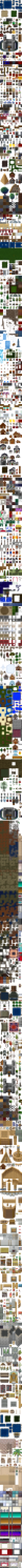
#> input picture assets-odyssey/tiles_part1.png, 224 x 16384 px (shown at 1/11 size)
$ python create_battle_background.py
#> lines starting #> are read from the running program, lines starting #| are printed output that depends on the picture
"""
Create a battle background by compositing Odyssey tiles
Generates a grassy field with decorative elements
"""

from PIL import Image
import random

# Tile configuration
TILE_SIZE = 32
TILES_PATH = "assets-odyssey/tiles_part1.png"
OUTPUT_PATH = "assets/battle_backgrounds/grassy_field.png"

# Background dimensions (matching battle window)
BG_WIDTH = 1280
BG_HEIGHT = 720
TILES_WIDE = BG_WIDTH // TILE_SIZE  # 40 tiles
TILES_HIGH = BG_HEIGHT // TILE_SIZE  # 22 tiles

# Tile coordinates (row, col) from the tileset
# Found via color analysis: Row 81 = green grass tiles
# Tileset is 7 columns wide (cols 0-6)
GRASS_TILES = [
    (81, 0),   # Green grass from row 81 - only these are solid green
    (81, 1),
    (81, 2),
    (81, 3),
]

DECORATION_TILES = [
    (55, 3),   # Small plants/decorations
    (55, 4),
    (55, 5),
    (61, 1),
]

def get_tile(tileset_img, row, col):
    """Extract a single tile from the tileset"""
    x = col * TILE_SIZE
    y = row * TILE_SIZE
    return tileset_img.crop((x, y, x + TILE_SIZE, y + TILE_SIZE))

def create_battle_background():
    """Create a grassy field battle background"""
    print("Loading tileset...")
    tileset = Image.open(TILES_PATH)
#> tileset is the input picture: PIL image 224x16384 RGBA; mean R, G, B, A 67.9, 61.7, 53.5, 163.4

    print(f"Creating {BG_WIDTH}x{BG_HEIGHT} background...")
    background = Image.new("RGBA", (BG_WIDTH, BG_HEIGHT), (0, 0, 0, 0))
#> background: PIL image 1280x720 RGBA; every value is 0

    # Layer 1: Fill with grass tiles
    print("Laying grass tiles...")
    for y in range(TILES_HIGH):
        for x in range(TILES_WIDE):
            # Pick a random grass tile
            grass_coord = random.choice(GRASS_TILES)
            tile = get_tile(tileset, grass_coord[0], grass_coord[1])
            background.paste(tile, (x * TILE_SIZE, y * TILE_SIZE))
#> this loop made 22 passes
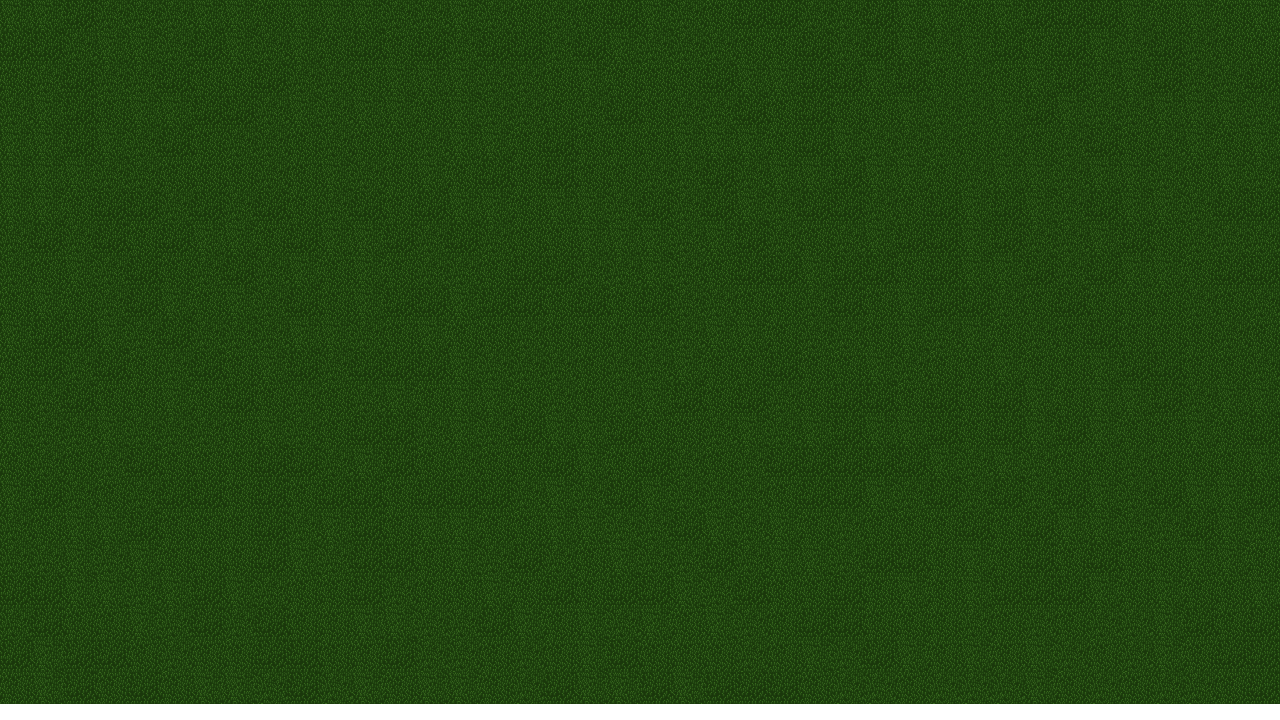
#> background: PIL image 1280x720 RGBA; mean R, G, B, A 32.4, 67, 15.5, 249.3; transparent parts drawn white
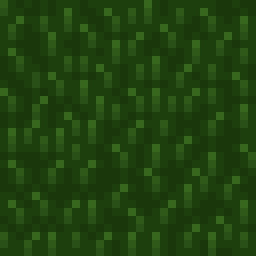
#> tile: PIL image 32x32 RGBA (shown 8 times larger); mean R, G, B, A 32.1, 66.9, 15.1, 255

    # Layer 2: Add random decorations (plants, flowers, rocks)
    print("Adding decorations...")
    num_decorations = 0  # DISABLED - decoration tiles had transparency issues
    for _ in range(num_decorations):
        x = random.randint(0, TILES_WIDE - 1)
        y = random.randint(0, TILES_HIGH - 1)

        # Pick a random decoration
        deco_coord = random.choice(DECORATION_TILES)
        tile = get_tile(tileset, deco_coord[0], deco_coord[1])

        # Paste decoration
        background.paste(tile, (x * TILE_SIZE, y * TILE_SIZE), tile)

    # Save background
    print(f"Saving to {OUTPUT_PATH}...")
    import os
    os.makedirs(os.path.dirname(OUTPUT_PATH), exist_ok=True)
    background.save(OUTPUT_PATH, "PNG")

    print(f"✓ Battle background created: {OUTPUT_PATH}")
    print(f"  Size: {BG_WIDTH}x{BG_HEIGHT} ({TILES_WIDE}x{TILES_HIGH} tiles)")

if __name__ == "__main__":
    random.seed(42)  # Consistent output
    create_battle_background()
